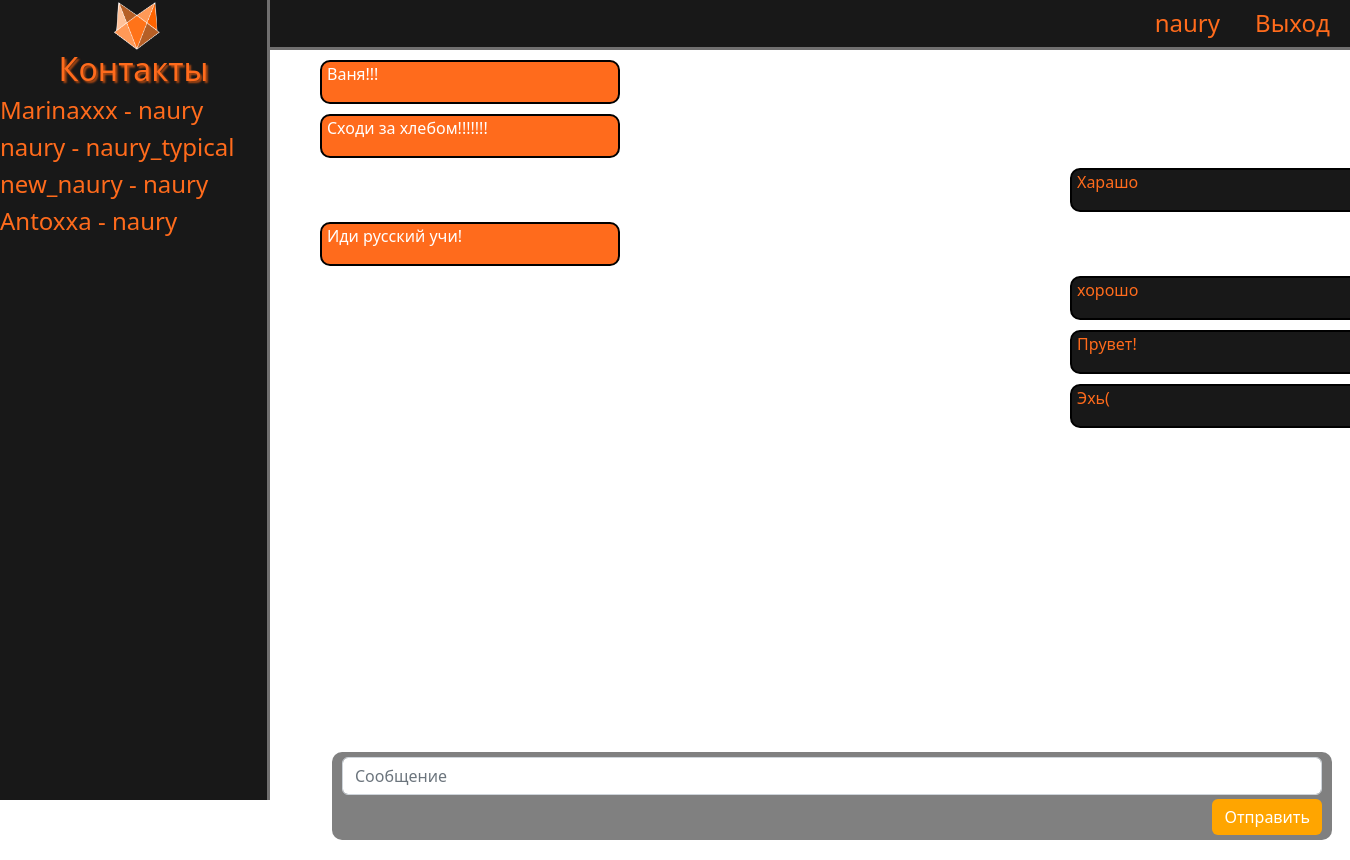
The app's page /9 (signed in) with its own data.
### main/models.py (models this page shows, shortened)
class Contacts(models.Model):
    person1 = models.CharField(max_length=100)
    person2 = models.CharField(max_length=100)

class Messages(models.Model):
    id_contact = models.CharField(max_length=100)
    sender = models.TextField('Отправитель')
    message = models.TextField('Текст сообщения')

### main/views.py (the view, shortened to what this page needs)
# urls.py: path('<int:pk>', login_required(views.chatview), name='contact_chat'),
def chatview(request, pk):
    contactlist = Contacts.objects.all()
    selfuser = request.user.get_username()
    message_list = Messages.objects.all()
    for el in contactlist:
        if el.id == pk:
            person1 = el.person1
            person2 = el.person2
    if request.user.username == person1 or request.user.username == person2:
        pass
    else:
        return redirect('leftuser')
    form = Messanger()
    context = {
            "contactlist": contactlist,
            "messagelist": message_list,
            "form": form,
            "pk": str(pk)
        }
    return render(request, 'main/chat.html', context)

### main/forms.py
class Messanger(ModelForm):
    class Meta:
        model = Messages
        fields = ['message']
        widgets = {
            "message": TextInput(attrs={'class': 'form-control', 'placeholder': "Сообщение"})
        }

### main/templates/main/chat.html (shortened to what this page needs)
{% extends 'main/class.html' %}
{% block content %}
{% for el in messagelist %}
    {% if el.id_contact == pk %}
        {% if el.sender == user.get_username %}
            <div class="export_message">
                <p>{{ el.message }}</p>
            </div>
        {% else %}
            <div class="import_message">
                <p>{{ el.message }}</p>
            </div>
        {% endif %}
    {% endif %}
{% endfor %}
<div class="box"></div>
<form method="post" class="message_form">
{{ form.message }}
<button class="btn btn-success" type="submit">Отправить</button>
</form>
{% endblock %}

### main/templates/main/class.html (shortened to what this page needs)
{% load static %}
<!doctype html>
<html lang="ru">
<head>
    <link rel="stylesheet" href="https://cdn.jsdelivr.net/npm/bootstrap@5.2.0/dist/css/bootstrap.min.css">
    <link rel="stylesheet" href="{% static 'main/css/main.css' %}">
</head>
<body >
  <header>
      <a href="{% url 'profile' %}" class="profile"><h4>{{ user.get_username }}</h4></a>
      <a href="{% url 'logout'%}?next={{request.path}}" class="exit">Выход</a>
  </header>
  <aside>
      <img class="logo" src="{% static 'main/img/fox.png' %}" alt="Лого">
      <a href="/"><h2>Контакты</h2></a>
      {% for el in contactlist %}
        {% if el.person1 == user.get_username or el.person2 == user.get_username %}
        <a href="{% url 'contact_chat' el.id %}"><h4>{{ el.person1 }} - {{ el.person2 }}</h4></a>
        {% endif %}
      {% endfor %}
  </aside>
  <main>
    {% block content %}
    {% endblock %}
  </main>
</body>
</html>

### main/static/main/css/main.css (style rules this page uses)
body { background-image: url('https://img5.goodfon.ru/wallpaper/nbig/f/70/dizain-fon-seryi-derevo-svet.jpg'); }
header { height: 50px; width: 100%; background: #181818; border-bottom: 3px solid #706f6f; text-align: right; color: #ff6b1c; }
.exit { position: relative; top: -32px; right: 20px; }
header a { color: #ff6b1c; font-size: x-large; text-decoration: none; }
header .profile { position: relative; right: 130px; top: 9px; }
main { position: relative; left: 20%; color: #ff6b1c; width: 80%; height: 100vh; }
aside .logo { margin-left: 42%; height: 50px; width: 50px; }
aside { background: #181818; height: 100vh; width: 20%; position: fixed; z-index: 1; left: 0; overflow-x: hidden; border-right: 3px solid #706f6f; top: 0; color: #ff6b1c; }
aside h2 { text-align: center; text-shadow: 2px 2px 2px #b04912 }
aside a { color: #ff6b1c; text-decoration: none; }
form { margin-left: 32%; width: 500px; margin-top: 50px; }
.message_form { background: gray; border-radius: 10px; padding-top: 5px; padding-left: 10px; padding-right: 10px; padding-bottom: 5px; position: fixed; width: 1000px; left: -100px; bottom: 20px; }
.message_form button { background: orange; border: None; margin-top: 4px; float: right; }
.export_message { background: #181818; position: relative; left: 800px; width: 300px; margin-top: 10px; border: 2px solid black; border-radius: 10px; }
.export_message p { margin-left: 5px; }
.import_message { border: 2px solid black; background: #ff6b1c; position: relative; left: 50px; color: white; width: 300px; margin-top: 10px; border-radius: 10px; }
.import_message p { margin-left: 5px; }
.box { height: 100px; }

### records on screen
Contacts: person1 "Marinaxxx", person2 "naury"
Contacts: person1 "naury", person2 "naury_typical"
Contacts: person1 "new_naury", person2 "naury"
Contacts: person1 "Antoxxa", person2 "naury"
Messages: message "Ваня!!!"
Messages: message "Сходи за хлебом!!!!!!!"
Messages: message "Харашо"
Messages: message "Иди русский учи!"
Messages: message "хорошо"
Messages: message "Прувет!"
Messages: message "Эхь("

### other values on screen
{{ user.get_username }} "naury"
